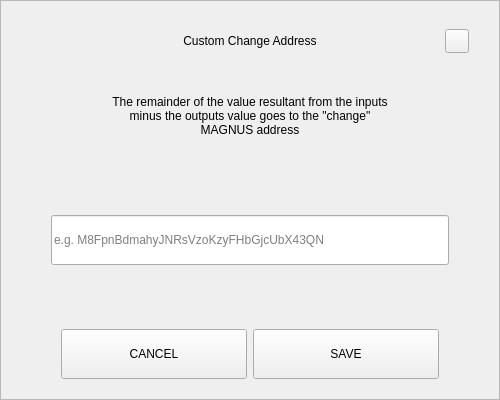
<?xml version="1.0" encoding="UTF-8"?>
<ui version="4.0">
 <class>SendChangeAddressDialog</class>
 <widget class="QDialog" name="SendChangeAddressDialog">
  <property name="geometry">
   <rect>
    <x>0</x>
    <y>0</y>
    <width>500</width>
    <height>400</height>
   </rect>
  </property>
  <property name="windowTitle">
   <string notr="true">N/A</string>
  </property>
  <layout class="QVBoxLayout" name="verticalLayout">
   <property name="spacing">
    <number>0</number>
   </property>
   <property name="leftMargin">
    <number>0</number>
   </property>
   <property name="topMargin">
    <number>0</number>
   </property>
   <property name="rightMargin">
    <number>0</number>
   </property>
   <property name="bottomMargin">
    <number>0</number>
   </property>
   <item>
    <widget class="QFrame" name="frame">
     <property name="styleSheet">
      <string notr="true"/>
     </property>
     <property name="frameShape">
      <enum>QFrame::StyledPanel</enum>
     </property>
     <property name="frameShadow">
      <enum>QFrame::Raised</enum>
     </property>
     <layout class="QVBoxLayout" name="verticalLayout_2" stretch="0,0,0,0,0,0,0">
      <property name="spacing">
       <number>0</number>
      </property>
      <property name="leftMargin">
       <number>30</number>
      </property>
      <property name="topMargin">
       <number>20</number>
      </property>
      <property name="rightMargin">
       <number>30</number>
      </property>
      <property name="bottomMargin">
       <number>20</number>
      </property>
      <item>
       <layout class="QHBoxLayout" name="horizontalLayout_3">
        <property name="spacing">
         <number>0</number>
        </property>
        <item>
         <spacer name="horizontalSpacer_2">
          <property name="orientation">
           <enum>Qt::Horizontal</enum>
          </property>
          <property name="sizeHint" stdset="0">
           <size>
            <width>40</width>
            <height>20</height>
           </size>
          </property>
         </spacer>
        </item>
        <item>
         <widget class="QLabel" name="labelTitle">
          <property name="minimumSize">
           <size>
            <width>0</width>
            <height>40</height>
           </size>
          </property>
          <property name="maximumSize">
           <size>
            <width>16777215</width>
            <height>40</height>
           </size>
          </property>
          <property name="styleSheet">
           <string notr="true">padding-left:24px;</string>
          </property>
          <property name="text">
           <string>Custom Change Address</string>
          </property>
          <property name="alignment">
           <set>Qt::AlignCenter</set>
          </property>
          <property name="margin">
           <number>7</number>
          </property>
         </widget>
        </item>
        <item>
         <spacer name="horizontalSpacer">
          <property name="orientation">
           <enum>Qt::Horizontal</enum>
          </property>
          <property name="sizeHint" stdset="0">
           <size>
            <width>40</width>
            <height>20</height>
           </size>
          </property>
         </spacer>
        </item>
        <item>
         <widget class="QPushButton" name="btnEsc">
          <property name="minimumSize">
           <size>
            <width>24</width>
            <height>24</height>
           </size>
          </property>
          <property name="maximumSize">
           <size>
            <width>24</width>
            <height>24</height>
           </size>
          </property>
          <property name="focusPolicy">
           <enum>Qt::NoFocus</enum>
          </property>
          <property name="text">
           <string/>
          </property>
         </widget>
        </item>
       </layout>
      </item>
      <item>
       <spacer name="verticalSpacer_2">
        <property name="orientation">
         <enum>Qt::Vertical</enum>
        </property>
        <property name="sizeType">
         <enum>QSizePolicy::Fixed</enum>
        </property>
        <property name="sizeHint" stdset="0">
         <size>
          <width>20</width>
          <height>20</height>
         </size>
        </property>
       </spacer>
      </item>
      <item alignment="Qt::AlignHCenter">
       <widget class="QLabel" name="labelMessage">
        <property name="minimumSize">
         <size>
          <width>0</width>
          <height>70</height>
         </size>
        </property>
        <property name="text">
         <string>The remainder of the value resultant from the inputs minus the outputs value goes to the &quot;change&quot; MAGNUS address</string>
        </property>
        <property name="alignment">
         <set>Qt::AlignCenter</set>
        </property>
        <property name="wordWrap">
         <bool>true</bool>
        </property>
       </widget>
      </item>
      <item>
       <spacer name="verticalSpacer_3">
        <property name="orientation">
         <enum>Qt::Vertical</enum>
        </property>
        <property name="sizeHint" stdset="0">
         <size>
          <width>20</width>
          <height>40</height>
         </size>
        </property>
       </spacer>
      </item>
      <item>
       <layout class="QHBoxLayout" name="horizontalLayout_2">
        <property name="spacing">
         <number>0</number>
        </property>
        <property name="leftMargin">
         <number>20</number>
        </property>
        <property name="rightMargin">
         <number>20</number>
        </property>
        <item>
         <widget class="QLineEdit" name="lineEditAddress">
          <property name="minimumSize">
           <size>
            <width>0</width>
            <height>50</height>
           </size>
          </property>
          <property name="placeholderText">
           <string notr="true">e.g. M8FpnBdmahyJNRsVzoKzyFHbGjcUbX43QN</string>
          </property>
         </widget>
        </item>
       </layout>
      </item>
      <item>
       <spacer name="verticalSpacer">
        <property name="orientation">
         <enum>Qt::Vertical</enum>
        </property>
        <property name="sizeHint" stdset="0">
         <size>
          <width>20</width>
          <height>40</height>
         </size>
        </property>
       </spacer>
      </item>
      <item>
       <layout class="QHBoxLayout" name="horizontalLayout" stretch="2,2">
        <property name="spacing">
         <number>6</number>
        </property>
        <property name="leftMargin">
         <number>30</number>
        </property>
        <property name="rightMargin">
         <number>30</number>
        </property>
        <item>
         <widget class="QPushButton" name="btnCancel">
          <property name="minimumSize">
           <size>
            <width>180</width>
            <height>50</height>
           </size>
          </property>
          <property name="focusPolicy">
           <enum>Qt::NoFocus</enum>
          </property>
          <property name="text">
           <string>CANCEL</string>
          </property>
         </widget>
        </item>
        <item>
         <widget class="QPushButton" name="btnSave">
          <property name="minimumSize">
           <size>
            <width>180</width>
            <height>50</height>
           </size>
          </property>
          <property name="focusPolicy">
           <enum>Qt::NoFocus</enum>
          </property>
          <property name="text">
           <string>SAVE</string>
          </property>
         </widget>
        </item>
       </layout>
      </item>
     </layout>
    </widget>
   </item>
  </layout>
 </widget>
 <resources/>
 <connections/>
</ui>
